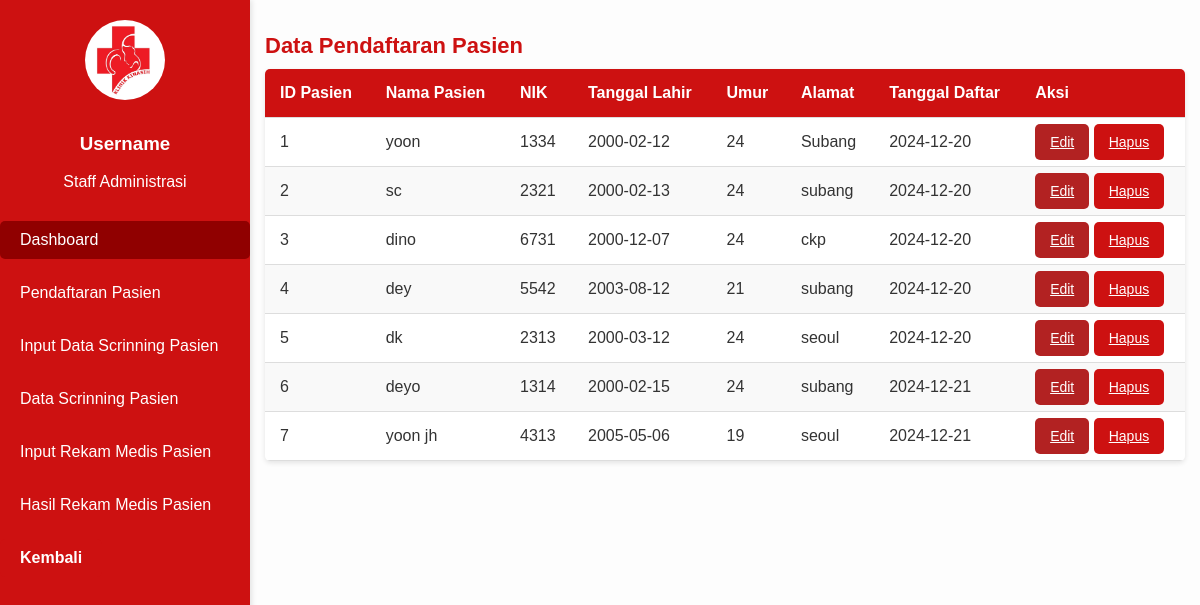
Page /dashboard.php (signed in) on the committed database.
### tables this page shows
CREATE TABLE `daftar_pasien` (
  `id_pasien` int(11) NOT NULL,
  `nik` varchar(50) NOT NULL,
  `nama_pasien` varchar(100) NOT NULL,
  `tanggal_lahir` date NOT NULL,
  `umur` int(11) NOT NULL,
  `alamat` varchar(255) NOT NULL,
  `tanggal_daftar` date NOT NULL DEFAULT curdate(),
  `no_antrian` int(11) NOT NULL,
  `id_data` int(11) DEFAULT NULL
);

### dashboard.php (the view, shortened to what this page needs)
<?php
include 'koneksi.php';
$sql = "SELECT * FROM daftar_pasien";
$result = $conn->query($sql);
$patients = [];
if ($result && $result->num_rows > 0) {
    while ($row = $result->fetch_assoc()) {
        $patients[] = $row;
    }
}
?>
<!DOCTYPE html>
<html lang="id">
<head>
</head>
<body>
    <div class="sidebar">
        <div class="profile">
            <img src="logo klinik kinasih.jpg" alt="Profile Picture" class="profile-img">
            <h3>Username</h3>
            <p>Staff Administrasi</p>
        </div>
        <nav>
            <ul>
                <li class="active"><a href="dashboard.php">Dashboard</a></li>
                <li><a href="daftar_pasien.php">Pendaftaran Pasien</a></li>
                <li><a href="data_pasien.php">Input Data Scrinning Pasien</a></li>
                <li><a href="data_screening.php">Data Scrinning Pasien</a></li>
               <li>
                <li><a href="rekam_medis.php">Input Rekam Medis Pasien</a></li>
               <li>
                <li><a href="hasil_rekam_medis.php">Hasil Rekam Medis Pasien</a></li>
               <li>
    <button type="button" onclick="window.location.href='index.php';" class="btn-back">Kembali</button>
</li>
            </ul>
        </nav>
    </div>
    <div class="main-content">
        <section class="data-pasien">
            <h2>Data Pendaftaran Pasien</h2>
            <table>
                <thead>
                    <tr>
                        <th>ID Pasien</th>
                        <th>Nama Pasien</th>
                        <th>NIK</th>
                        <th>Tanggal Lahir</th>
                        <th>Umur</th>
                        <th>Alamat</th>
                        <th>Tanggal Daftar</th>
                        <th>Aksi</th>
                    </tr>
                </thead>
                <tbody>
                    <?php foreach ($patients as $index => $patient): ?>
                        <tr>
                            <td><?= $index + 1 ?></td>
                            <td><?= htmlspecialchars($patient['nama_pasien']) ?></td>
                            <td><?= htmlspecialchars($patient['nik']) ?></td>
                            <td><?= htmlspecialchars($patient['tanggal_lahir']) ?></td>
                            <td><?= htmlspecialchars($patient['umur']) ?></td>
                            <td><?= htmlspecialchars($patient['alamat']) ?></td>
                            <td><?= htmlspecialchars($patient['tanggal_daftar']) ?></td>
                            <td>
                                <a href="edit_pasien.php?id=<?= $patient['id_pasien'] ?>" class="btn btn-primary">Edit</a>
                                <a href="hapus_pasien.php?id=<?= $patient['id_pasien'] ?>" class="btn btn-danger" onclick="return confirm('Apakah Anda yakin ingin menghapus data ini?')">Hapus</a>
                            </td>
                        </tr>
                    <?php endforeach; ?>
                </tbody>
            </table>
        </section>
    </div>
</body>
</html>

### dashboard.php (style rules this page uses)
body { margin: 0; font-family: Arial, sans-serif; background-color: #fdfdfd; color: #333; }
.sidebar { width: 250px; background-color: #cd1111; color: #fff; height: 100vh; position: fixed; padding-top: 20px; box-shadow: 2px 0 5px rgba(0, 0, 0, 0.1); }
.sidebar .profile { text-align: center; margin-bottom: 30px; }
.sidebar .profile-img { width: 80px; height: 80px; border-radius: 50%; margin-bottom: 10px; }
.sidebar nav ul { list-style: none; padding: 0; margin: 0; }
.sidebar nav ul li { margin: 15px 0; }
.sidebar nav ul li a { color: #fff; text-decoration: none; padding: 10px 20px; display: block; border-radius: 5px; transition: background-color 0.3s; }
.sidebar nav ul li a:hover, .sidebar nav ul li.active a { background-color: #900000; }
.main-content { margin-left: 250px; padding: 15px; }
.data-pasien { margin-top: 1px; }
.data-pasien h2 { font-size: 22px; margin-bottom: 10px; color: #cd1111; }
table { width: 100%; border-collapse: collapse; background-color: #fff; border-radius: 5px; overflow: hidden; box-shadow: 0 2px 5px rgba(0, 0, 0, 0.1); }
table th, table td { padding: 15px; text-align: left; border-bottom: 1px solid #ddd; }
table th { background-color: #cd1111; color: #fff; }
table tbody tr:nth-child(even) { background-color: #f9f9f9; }
.btn { padding: 10px 15px; font-size: 14px; border: none; border-radius: 5px; cursor: pointer; transition: background-color 0.3s; }
.btn-primary { background-color: #b22222; color: #fff; }
.btn-danger { background-color: #cd1111; color: #fff; }
.btn-back { background-color: #cd1111; color: #ffffff; padding: 10px 20px; font-size: 16px; font-weight: bold; border: none; border-radius: 5px; cursor: pointer; transition: background-color 0.3s, transform 0.2s; }

### rows in the picture
daftar_pasien: nama_pasien "yoon", nik "1334", tanggal_lahir "2000-02-12", umur "24", alamat "Subang", tanggal_daftar "2024-12-20"
daftar_pasien: nama_pasien "sc", nik "2321", tanggal_lahir "2000-02-13", umur "24", alamat "subang", tanggal_daftar "2024-12-20"
daftar_pasien: nama_pasien "dino", nik "6731", tanggal_lahir "2000-12-07", umur "24", alamat "ckp", tanggal_daftar "2024-12-20"
daftar_pasien: nama_pasien "dey", nik "5542", tanggal_lahir "2003-08-12", umur "21", alamat "subang", tanggal_daftar "2024-12-20"
daftar_pasien: nama_pasien "dk", nik "2313", tanggal_lahir "2000-03-12", umur "24", alamat "seoul", tanggal_daftar "2024-12-20"
daftar_pasien: nama_pasien "deyo", nik "1314", tanggal_lahir "2000-02-15", umur "24", alamat "subang", tanggal_daftar "2024-12-21"
daftar_pasien: nama_pasien "yoon jh", nik "4313", tanggal_lahir "2005-05-06", umur "19", alamat "seoul", tanggal_daftar "2024-12-21"
